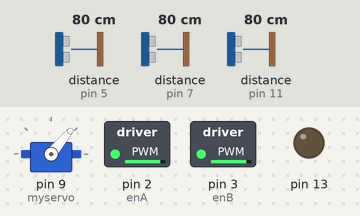
The sketch below on a simulated Arduino Mega 2560, built with avr-gcc and run on an emulated ATmega2560. Parts: servo, switched loads named in the sketch (green lamp = pin HIGH), output pins drawn as LEDs (lit = HIGH). Wiring (inferred from the names in the program): 3 × ultrasonic range finder: trigger pin 4, echo pin 5 / trigger pin 6, echo pin 7 / trigger pin 10, echo pin 11. Inputs (shaded band) come from the test bench; at power-on: distance to the obstacle (sensors on pin 5, pin 11, pin 7) 80 cm. The echo pulse lasts 58.3 µs per cm; pins used as bus, display or sensor lines are not drawn.

Above: at 6.7 s.
6.8 s: distance to the obstacle (sensor on pin 5) set to 23 cm
8.3 s: distance to the obstacle (sensor on pin 5) set to 18 cm
At 9.4 s:
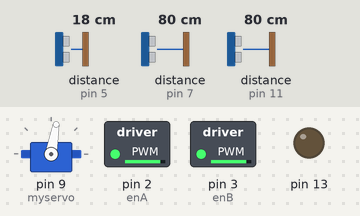
9.8 s: distance to the obstacle (sensor on pin 11) set to 17 cm
11.3 s: distance to the obstacle (sensor on pin 11) set to 13 cm
At 11.7 s:
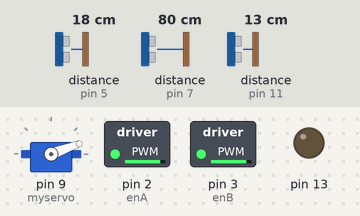
12.8 s: distance to the obstacle (sensor on pin 11) set to 18 cm
At 14.0 s:
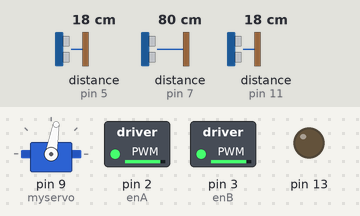
14.3 s: distance to the obstacle (sensor on pin 11) set to 2 cm
At 15.2 s:
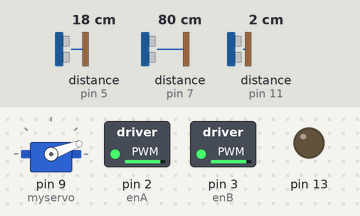
Timing chart, 0 to 16.8 s (numbered marks = the images above; inputs shaded):
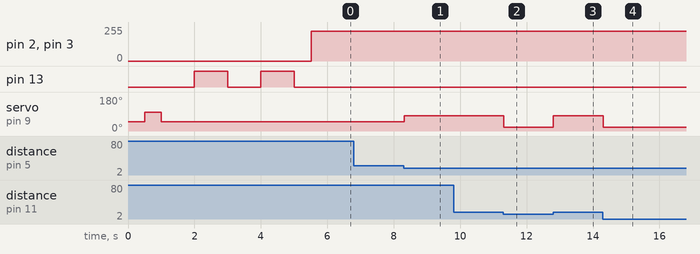

Measured:
- the behaviour switches between 21 and 20 cm on distance to the obstacle (sensor on pin 5) (found by bisection; images 0 and 1)
- the behaviour switches between 16 and 15 cm on distance to the obstacle (sensor on pin 11) (found by bisection; images 1 and 2)
- after the input at 6.8 s, every drawn part: stays the same
- after the input at 8.3 s, servo on pin 9 (myservo): 50° → 80° at once
- after the input at 9.8 s, every drawn part: stays the same
- after the input at 11.3 s, servo on pin 9 (myservo): 80° → 20° at once
- after the input at 12.8 s, servo on pin 9 (myservo): 20° → 80° at once
- after the input at 14.3 s, servo on pin 9 (myservo): 80° → 20° at once

The sketch:

FEC_Q_CLOCKWISE.ino
```cpp
#include <Servo.h>


///////MOTOR DRIVER PINS///////////

int in1 = 24;
int in2 = 25;
int enA = 2;

int in3 = 26;
int in4 = 27;
int enB = 3;


/////////

int sped = 225;
int low_Sped = 225;
int k = 0;

#define echo1Pin 11
#define trig1Pin 10
#define echo2Pin 5
#define trig2Pin 4
#define echo3Pin 7
#define trig3Pin 6

long duration1, duration2, duration3;
int distance1, distance2, distance3;


Servo myservo;  // create servo object to control a servo
// twelve servo objects can be created on most boards

int center_Pos = 50;   // variable to store the servo position

void setup() {

  pinMode(13, OUTPUT);
  pinMode(trig1Pin, OUTPUT);
  pinMode(echo1Pin, INPUT);

  pinMode(trig2Pin, OUTPUT);
  pinMode(echo2Pin, INPUT);

  pinMode(trig3Pin, OUTPUT);
  pinMode(echo3Pin, INPUT);

  Serial.begin(115200);

  myservo.attach(9);  // attaches the servo on pin 9 to the servo objects
  myservo.write(center_Pos);
  delay(500);
//  myservo.write(0);
//  delay(500);
//  myservo.write(center_Pos);
//  delay(500);
  myservo.write(100);
  delay(500);
  myservo.write(center_Pos);


  digitalWrite(13, LOW);
  delay(1000);
  digitalWrite(13, HIGH);
  delay(1000);
  digitalWrite(13, LOW);
  delay(1000);
  digitalWrite(13, HIGH);
  delay(1000);
  digitalWrite(13, LOW);
//  delay(1000);
//  digitalWrite(13, HIGH);
//  delay(1000);
//  digitalWrite(13, LOW);
  delay(500);

//  myservo.write(0);
//  delay(1000);
//  move_Straight();
//  delay(1500);
//  myservo.write(55);
//  analogWrite(enA, 0);
//  analogWrite(enB, 0);


}

void loop() {


  while(k<12){
//    delay(1000);

    digitalWrite(trig1Pin, LOW);
    delayMicroseconds(2);
    digitalWrite(trig1Pin, HIGH);
    delayMicroseconds(10);
    digitalWrite(trig1Pin, LOW);
    duration1 = pulseIn(echo1Pin, HIGH);
    distance1 = duration1 * 0.034 / 2;

    digitalWrite(trig2Pin, LOW);
    delayMicroseconds(2);
    digitalWrite(trig2Pin, HIGH);
    delayMicroseconds(10);
    digitalWrite(trig2Pin, LOW);
    duration2 = pulseIn(echo2Pin, HIGH);
    distance2 = duration2 * 0.034 / 2;

    digitalWrite(trig3Pin, LOW);
    delayMicroseconds(2);
    digitalWrite(trig3Pin, HIGH);
    delayMicroseconds(10);
    digitalWrite(trig3Pin, LOW);
    duration3 = pulseIn(echo3Pin, HIGH);
    distance3 = duration3 * 0.034 / 2;

//    myservo.write(center_Pos);
    if(distance3 >= 100){
      move_Straight();
    } else {
      move_Slow();
    }

//    delay(500);
//    Serial.print("The front Distance Is:");
//    Serial.println(distance3);
//
//    Serial.print("right Distance: ");
//    Serial.println(distance2);
//
//    Serial.print("left Distance: ");
//    Serial.println(distance1);
//    Serial.println(" ");

    if (distance3 <= 50 && (distance2 == 0 || distance2 > 100) && distance3 > 0) {

//      Serial.print("Turning Right \n ");
//
//      Serial.print("Front Distance: ");
//      Serial.println(distance3);
//      Serial.print("right Distance: ");
//      Serial.println(distance2);

      myservo.write(0);
      delay(850);
      myservo.write(center_Pos);
//      delay(100);8
      k++;
      if (k==12){
        final_Stage();
      }

    }else{
      if (distance1 < 15 && distance1 != 0) {

//        Serial.print("(Away)Left Distance: ");
//        Serial.println(distance1);

        myservo.write(20);
//        delay(10);
//        myservo.write(center_Pos);

      }
//      else if (distance1 > 25 && distance1 != 0) {
//
//        Serial.print("(Towards)Left Distance: ");
//        Serial.println(distance1);

//        myservo.write(80);
//        delay(50);
//        myservo.write(center_Pos);
//      }
      else if (distance2 < 20 && distance2 != 0) {

//        Serial.print("(Away)Right Distance: ");
//        Serial.println(distance2);

        myservo.write(80);
//        delay(50);
      }
      else{
        myservo.write(center_Pos);
      }
    }
  }

  analogWrite(enA, 0);
  analogWrite(enB, 0);
//  Serial.println("DONE");
}

void move_Straight(){

  analogWrite(enA, sped);
  analogWrite(enB, sped);

  digitalWrite(in1, LOW);
  digitalWrite(in2, HIGH);
  digitalWrite(in3, LOW);
  digitalWrite(in4, HIGH);
//  delay(10);

}

void move_Slow(){

  analogWrite(enA, low_Sped);
  analogWrite(enB, low_Sped);

  digitalWrite(in1, LOW);
  digitalWrite(in2, HIGH);
  digitalWrite(in3, LOW);
  digitalWrite(in4, HIGH);

}

void final_Stage(){
  int starttime, endtime, loopcount;
  starttime = millis();
  endtime = starttime;
  while ((endtime - starttime) <=1000) // do this loop for up to 1000mS
  {
  // code here
    if (distance1 < 15 && distance1 != 0) {
      myservo.write(20);
    }
//    else if (distance1 > 25 && distance1 != 0) {
//      myservo.write(80);
//    }
    else if (distance2 < 20 && distance2 != 0) {
      myservo.write(80);
    }
    else{
      myservo.write(center_Pos);
    }

    loopcount = loopcount+1;
    endtime = millis();
  }
//  serial.print (loopcount,DEC);
}
```
